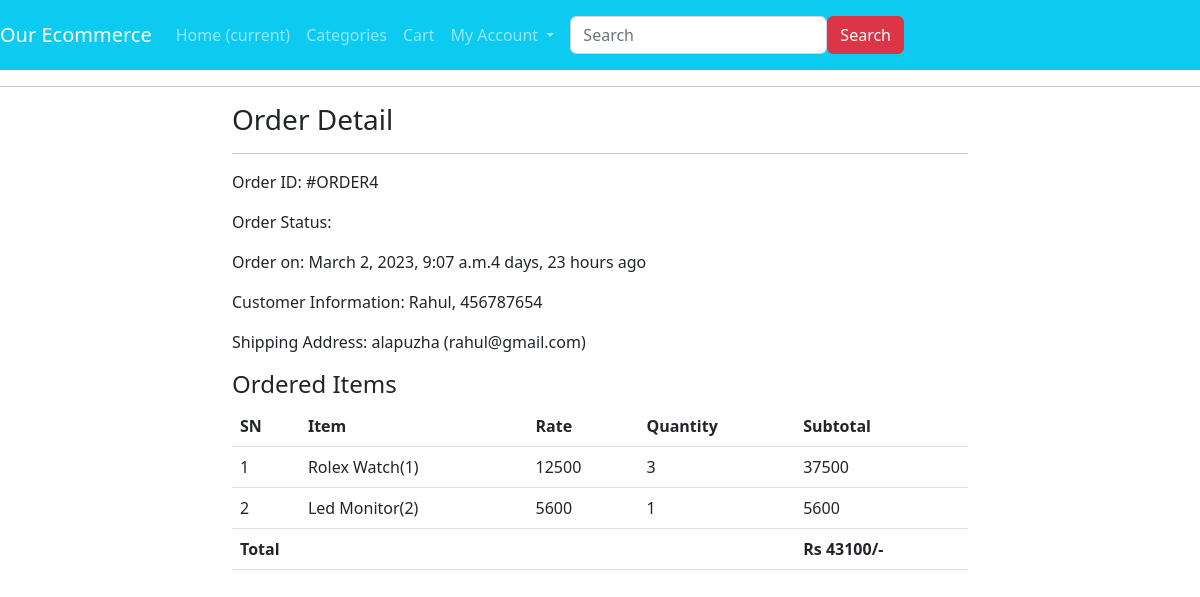
Screenshot of /profile/order-4/ (signed in) with the database file from the repository.
### ecomapp/models.py (models this page shows, shortened)
class Order(models.Model):
    cart = models.OneToOneField(Cart, on_delete=models.CASCADE)
    orderd_by = models.CharField(max_length=200)
    shipping_address = models.CharField(max_length=200)
    mobile = models.CharField(max_length=10)
    email = models.EmailField(null=True, blank=True)
    subtotal =  models.PositiveIntegerField()
    discount = models.PositiveIntegerField()
    total = models.PositiveIntegerField()
    order_status = models.CharField(max_length=50, choices=ORDER_STATUS)
    created_at = models.DateTimeField(auto_now_add=True)

class CartProduct(models.Model):
    cart = models.ForeignKey(Cart, on_delete=models.CASCADE)
    product = models.ForeignKey(Product,on_delete= models.CASCADE)
    rate = models.PositiveIntegerField()
    quantity = models.PositiveIntegerField()
    subtotal = models.PositiveIntegerField()

class Product(models.Model):
    title = models.CharField(max_length=200)
    slug= models.SlugField(unique=True)
    category = models.ForeignKey(Category, on_delete=models.CASCADE)
    image = models.ImageField(upload_to="products")
    marked_price = models.PositiveIntegerField()
    selling_price = models.PositiveIntegerField(default=0)
    description = models.TextField()
    warranty = models.CharField(max_length=300, null=True, blank=True)
    return_policy = models.CharField(max_length=300,null=True,blank=True)
    view_count = models.PositiveIntegerField(default=0)

### ecomapp/views.py (the view)
# urls.py: path("profile/order-<int:pk>/", CustomerOrderDetailView.as_view(), name="cusmerorderdetail"),
class CustomerOrderDetailView(DetailView):
    template_name = "customerorderdetail.html"
    model = Order
    context_object_name = "ord_obj"
    def dispatch(self, request, *args, **kwargs):
        if request.user.is_authenticated and request.user.customer:
            pass
        else:
            return redirect("/login/?next=/profile/")
        return  super().dispatch(request, *args,**kwargs)

### templates/customerorderdetail.html (shortened to what this page needs)
{% extends 'base.html' %}
{% block content %}
<div class="container">
    <div class="row">
        <div class="col-md-8 mx-auto">
            <h3>Order Detail</h3><hr>
            <p><span class="font-weight-bold">Order ID: </span> #ORDER{{ord_obj.id}}</p>
            <p><span class="font-weight-bold">Order Status: </span>{{ord_obj.status}}</p>
            <p><span class="font-weight-bold">Order on: </span>{{ord_obj.created_at}}{{ord_obj.created_at | timesince}} ago</p>
            <p><span class="font-weight-bold">Customer Information: </span> {{ord_obj.orderd_by}}, {{ord_obj.mobile}} </p>
            <p><span class="font-weight-bold">Shipping Address: </span> {{ord_obj.shipping_address}} ({{ord_obj.email}})</p>
            <h4>Ordered Items</h4>
            <table class="table">
                <thead>
                    <tr>
                        <th>SN</th>
                        <th>Item</th>
                        <th>Rate</th>
                        <th>Quantity</th>
                        <th>Subtotal</th>
                    </tr>
                </thead>
                <tbody>
                    {% for cp in ord_obj.cart.cartproduct_set.all %}
                    <tr>
                        <td>{{forloop.counter}}</td>
                        <td>{{cp.product.title}}({{cp.product.id}})</td>
                        <td>{{cp.rate}}</td>
                        <td>{{cp.quantity}}</td>
                        <td>{{cp.subtotal}}</td>
                    </tr>
                    {% endfor %}
                    <tr>
                        <th colspan="4" class="text-right">Total</th>
                        <th>Rs {{ord_obj.total}}/-</th>
                    </tr>
                </tbody>
            </table>
        </div>
    </div>
</div>
{% endblock %}

### rows the page displays
Order: id "4", created_at "March 2, 2023, 9:07 a.m.", created_at "4 days, 23 hours", orderd_by "Rahul", mobile "456787654", shipping_address "alapuzha", email "rahul@gmail.com", total "43100"
CartProduct: product "Rolex Watch", product.id "1", rate "12500", quantity "3", subtotal "37500"
CartProduct: product "Led Monitor", product.id "2", rate "5600", quantity "1", subtotal "5600"
